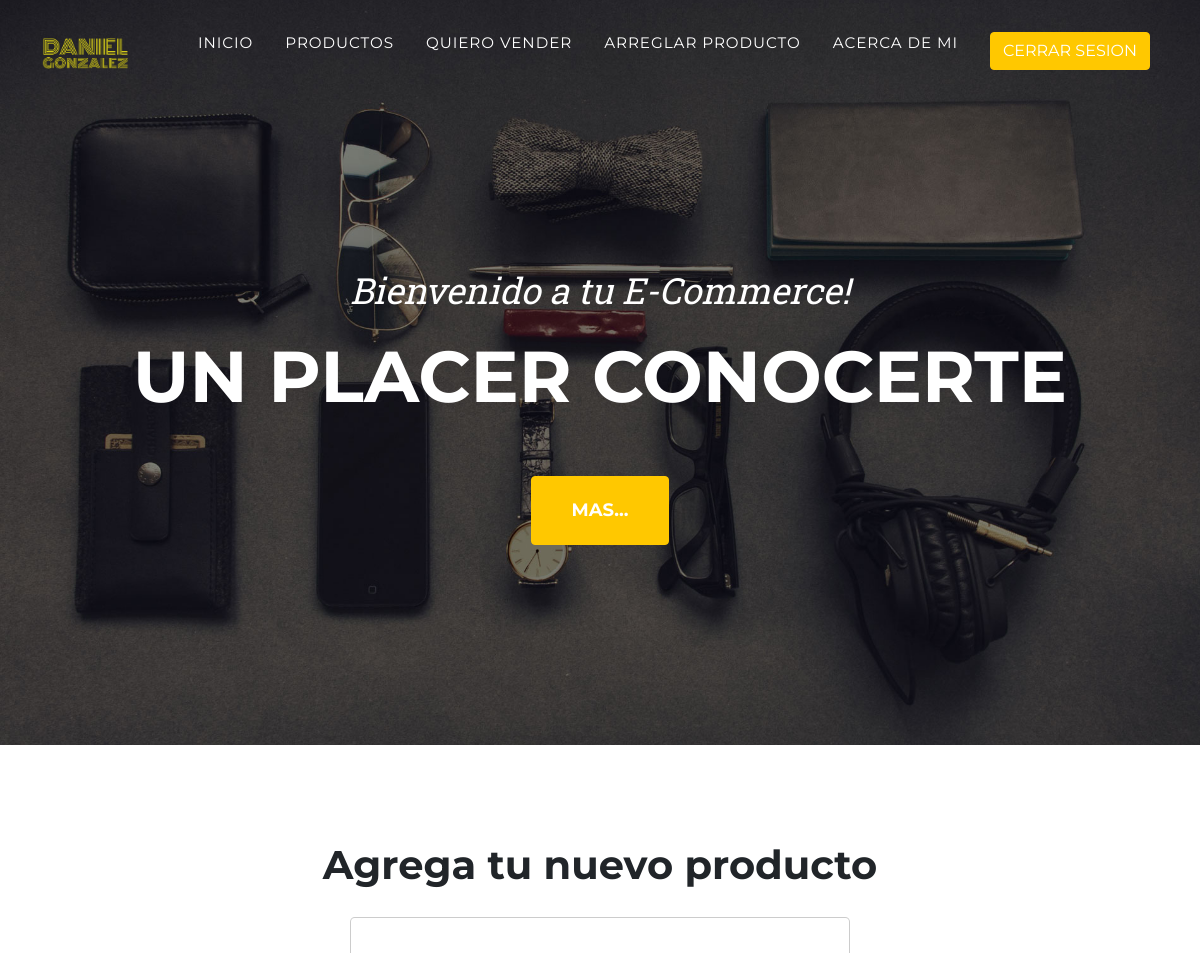
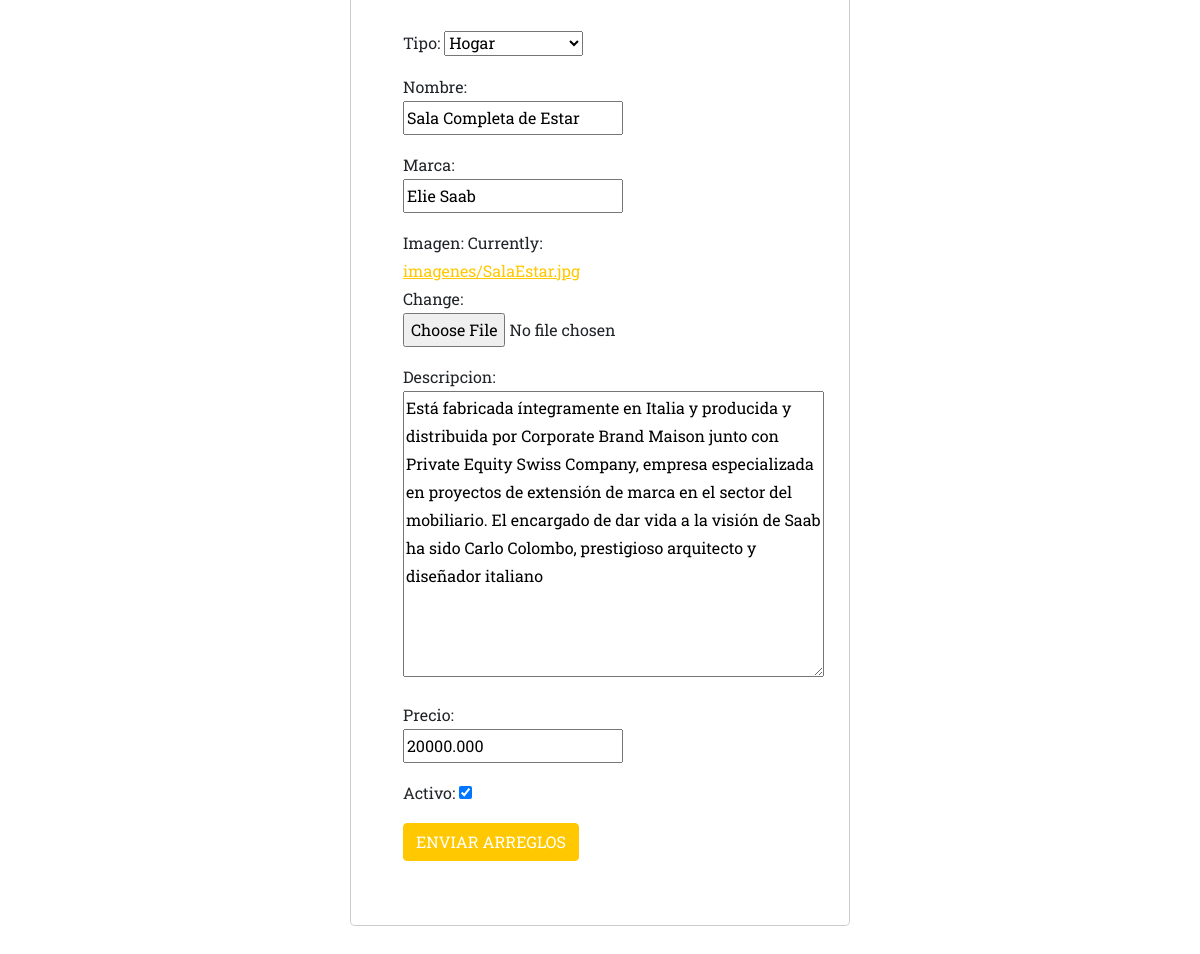
The page /MiApp/hogarEdicion/19/ on the database its author committed (2 pictures, top to bottom).
### MiApp/models.py (models this page shows, shortened)
class Producto(models.Model):
    tipo = models.CharField(max_length=40, choices=productoOpcion, default='Opcion')
    nombre = models.CharField(max_length=40)
    marca = models.CharField(max_length=40)
    imagen = models.ImageField(null=False, blank=False, upload_to="imagenes/")
    descripcion = models.TextField(max_length=1000)
    precio = models.DecimalField(max_digits=15,decimal_places=3,default=0.0)
    activo = models.BooleanField(default=True)

### MiApp/views.py (the view)
# urls.py: path('hogarEdicion/<int:pk>/', views.HogarUpdate.as_view(), name='editar_hogar'),
class HogarUpdate(UpdateView):
    model = Producto
    form_class = ProductoForm
    success_url = reverse_lazy('hogars')
    context_object_name = 'hogar'
    template_name = 'MiApp/hogarEdicion.html'

### MiApp/forms.py
class ProductoForm(forms.ModelForm):
    class Meta:
        model = Producto
        fields = ['tipo', 'nombre', 'marca', 'imagen', 'descripcion', 'precio', 'activo']

### MiApp/templates/MiApp/hogarEdicion.html (shortened to what this page needs)
<!DOCTYPE html>
<html lang="es">
    <head>
        {% load static %}
        <link href="{% static 'MiApp/css/styles.css' %}" rel="stylesheet" />
    </head>
    <body id="page-top">
        <nav class="navbar navbar-expand-lg navbar-dark fixed-top" id="mainNav">
            <div class="container">
                <a class="navbar-brand" href="#page-top"><img src="{% static 'MiApp/assets/img/LOGO.png' %}" alt="..." /></a>
                <div class="collapse navbar-collapse" id="navbarResponsive">
                    <ul class="navbar-nav text-uppercase ms-auto py-4 py-lg-0">
                        <li class="nav-item"><a class="nav-link" href="{% url 'Inicio' %}">Inicio</a></li>
                        <li class="nav-item"><a class="nav-link" href="#portfolio">Productos</a></li>
                        <li class="nav-item"><a class="nav-link" href="{% url 'QuieroVender' %}">Quiero Vender</a></li>
                        <li class="nav-item"><a class="nav-link" href="{% url 'List' %}">Arreglar Producto</a></li>
                        <li class="nav-item"><a class="nav-link" href="{% url 'About' %}">Acerca de Mi</a></li>
                        <li class="nav-item"><a class="nav-link" href="{% url 'Logout' %}"><button type="submit" id="submit" class="btn btn-primary btn-xs text-uppercase" data-bs-dismiss="modal" type="button">Cerrar sesion</button></a></li>
                    </ul>
                </div>
            </div>
        </nav>
        <header class="masthead">
            <div class="container">
                <div class="masthead-subheading">Bienvenido a tu E-Commerce!</div>
                <div class="masthead-heading text-uppercase">Un placer conocerte</div>
                <a class="btn btn-primary btn-xl text-uppercase" href="#services">Mas...</a>
            </div>
        </header>
        <section class="page-section" id="services">
            <h1 class="text-center">Agrega tu nuevo producto</h1>
            <div class="modal-dialog">
                <div class="modal-content">
                    <div class="container">
                        <div class="row justify-content-left">
                            <div class="col-lg-8">
                                <div class="modal-body">
                                    <div class="container">
                 					<div class="form-group">
        							<form method="post" enctype="multipart/form-data">
                                        <br>
                                        <br>
            							{{ form.as_p }}
            						<button type="submit" id="submit" class="btn btn-primary btn-l text-uppercase" data-bs-dismiss="modal" type="button">
                                        		Enviar Arreglos
                                    		</button>
        							</form>
    							    </div>
						            </div>
                                    <br>
                                    <br>
                                </div>
                            </div>
                        </div>
                    </div>
                </div>
            </div>
        </section>
    </body>
</html>

### rows shown on the page
Producto: tipo "Hogar", nombre "Sala Completa de Estar", marca "Elie Saab", descripcion "Está fabricada íntegramente en Italia y producida y distribuida por Corporate Brand Maison junto con Private Equity Swiss Company, empresa especializada en proyectos de extensión de marca en el sector del mobiliario. El encargado de dar vida a la visión de Saab ha sido Carlo Colombo, prestigioso arquitecto y diseñador italiano", precio "20000.000", activo "☑"
